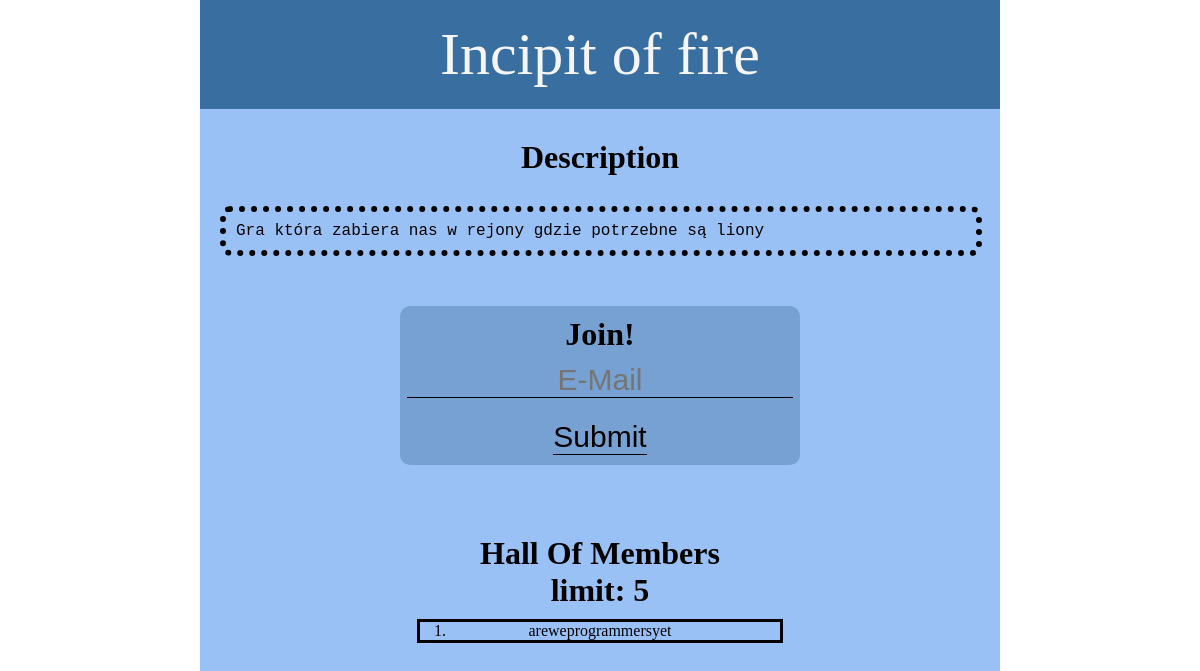
Page /project/10 on the committed database.
### hack/models.py (models this page shows)
class Project(models.Model):
    _choices = [(False, 'private'), (True, 'public')]
    project_name = models.CharField(max_length=16, help_text="Title displayed on main page",
                                    unique=True)
    description = models.TextField(help_text="First 50 letters will be on projects page")
    privacy = models.BooleanField(choices=_choices,
                                  help_text="Private for invitation only - anyone can join public projects")
    people_limit = models.IntegerField(help_text="0 for no limit for project - limit for hakaton is 60 people")
    email = models.EmailField(help_text="Email used for project activision")
    active = models.BooleanField(default=False)
    time = models.DateTimeField(null=True)

class Hacker(models.Model):
    email = models.EmailField(unique=True)
    time = models.DateTimeField(null=True)
    project = models.ForeignKey(Project, null=True)

### hack/views.py (the view, shortened to what this page needs)
# urls.py: url(r'^project/(.*)$', views.project),
def project(request, ide):
    proj = Project.objects.get(id=ide);
    join = JoinForm(request.POST);
    members = Hacker.objects.filter(project=proj);
    return render(request, "../templates/project.html",
                  {"project": proj, "join" :join, "members" : sex(members)});

### hack/forms.py
class JoinForm(forms.Form):
    email = forms.EmailField()

### hack/views.py (called while the page is built)
def sex(pussy):
    for dick in pussy:
        dick.email=dick.email.split("@")[0]
    return pussy

### templates/project.html (shortened to what this page needs)
<!DOCTYPE html>
<html lang="en" xmlns="http://www.w3.org/1999/html">
<head>
</head>
<body>
<div id="main">
    <div id="title">
        <div>
            {{ project.project_name }}
        </div>
    </div>
    <h1> Description </h1>
    <div class="pre">{{ project.description }}</div>
    <div class="impress">
        <h1 style="margin-top: 40px;"> Join! </h1>
        <form method="post">
            <input type="email" name="email" placeholder="E-Mail"><br/><br/>
            <input type="submit">
        </form>
    </div>
    <div class="mark">
        <h1> Hall Of Members<br/>limit: {{ project.people_limit }}</h1>
        {% if project.privacy %}
            <ol style="text-align: center">
                {% for meme in members %}
                    <li>{{ meme.email }}</li>
                {% endfor %}
            </ol>
            </div>
        {% endif %}
</div>
</body>
</html>

### templates/project.html (style rules this page uses)
h1 { padding: 10px; text-align: center; }
#title { width: 100%; text-align: center; color: whitesmoke; background-color: #386ea0; margin-bottom: 20px; }
#title div { font-family: serif; font-size: 60px; font-style: normal; width: 80%; margin-left: auto; margin-right: auto; text-align: center; color: whitesmoke; padding: 20px; }
#main { width: 800px; margin-left: auto; margin-right: auto; background-color: #99C1F6; min-height: 500px; padding-bottom: 100px; }
* { padding: 0; margin: 0 }
form { width: 600px; font-family: sans; font-weight: bolder; }
.pre { white-space: pre-wrap; margin: 20px; padding: 10px; width: 730px; border-radius: 10px; border: 6px black dotted; font-family: "Lucida Console", Monaco, monospace; }
form { width: 100%; text-align: center; }
input { font-size: 30px; text-align: center; background-color: transparent; border: none; border-bottom: 1px black solid; }
ol { width: 300px; margin-left: auto; margin-right: auto; border: 3px solid black; padding-left: 30px; padding-right: 30px; }
.mark { padding: 10px; width: 400px; margin-top: 50px; margin-left: auto; margin-right: auto; color: black; }
.impress { border-radius: 10px; padding-bottom: 10px; width: 400px; margin-top: 50px; margin-left: auto; margin-right: auto; background-color: #76A1D2; }

### rows in the picture
Project: project_name "Incipit of fire", description "Gra która zabiera nas w rejony gdzie potrzebne są liony", people_limit "5"
Hacker: email "areweprogrammersyet"
